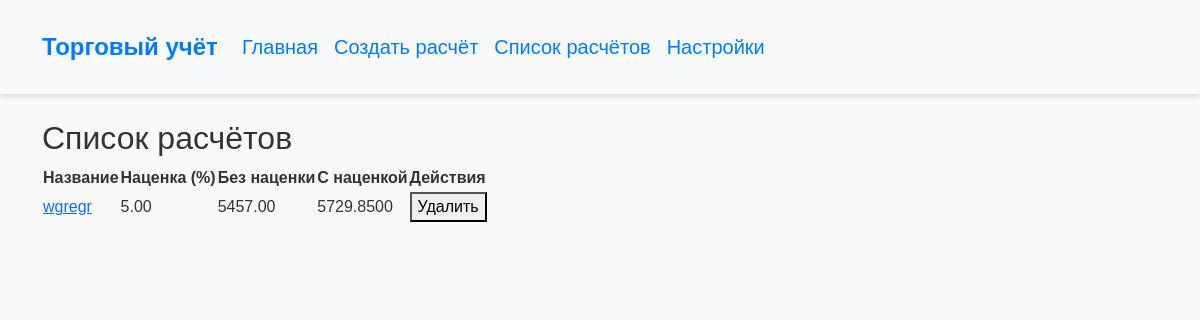
The app's page /calculations/, older data.
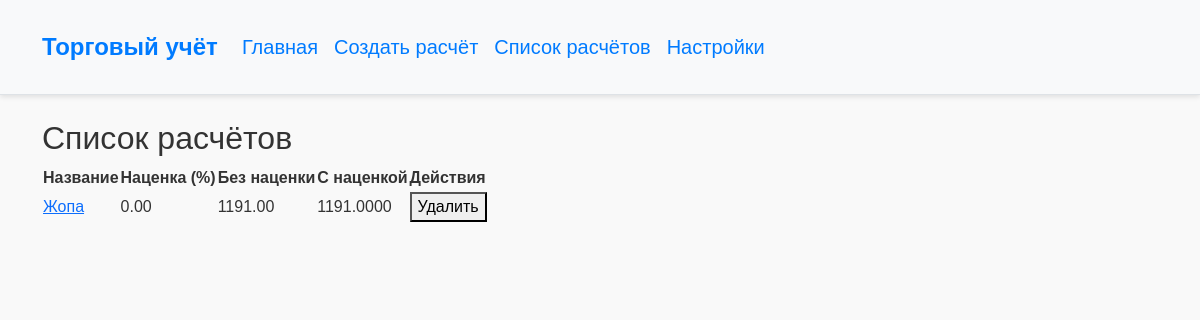
The same page, newer data.
### trades/models.py (models this page shows, shortened)
class Calculation(models.Model):
    title = models.CharField(max_length=255)
    markup = models.DecimalField(max_digits=5, decimal_places=2, default=0)
    created_at = models.DateTimeField(auto_now_add=True)
    def total_price_without_markup(self):
        return sum(item.total_price() for item in self.items.all())
    def total_price_with_markup(self):
        total = self.total_price_without_markup()
        return total + (total * self.markup / 100)

class CalculationItem(models.Model):
    calculation = models.ForeignKey(Calculation, related_name='items', on_delete=models.CASCADE)
    item = models.ForeignKey(Item, on_delete=models.CASCADE)
    quantity = models.PositiveIntegerField(default=1)
    def total_price(self):
        return self.item.price * self.quantity

class Item(models.Model):
    name = models.CharField(max_length=255, unique=True)
    price = models.DecimalField(max_digits=10, decimal_places=2)

### trades/views.py (the view, shortened to what this page needs)
# urls.py: path('calculations/', views.calculations_list, name='calculations_list'),
def calculations_list(request):
    calculations = Calculation.objects.all()
    return render(request, "trades/calculations_list.html", {"calculations": calculations})

### trades/templates/trades/calculations_list.html (shortened to what this page needs)
{% extends 'base.html' %}
{% block content %}
<h2>Список расчётов</h2>
<table>
    <thead>
        <tr>
            <th>Название</th>
            <th>Наценка (%)</th>
            <th>Без наценки</th>
            <th>С наценкой</th>
            <th>Действия</th>
        </tr>
    </thead>
    <tbody>
        {% for calc in calculations %}
        <tr>
            <td><a href="{% url 'calculation_detail' calc.id %}">{{ calc.title }}</a></td>
            <td>{{ calc.markup }}</td>
            <td>{{ calc.total_price_without_markup }}</td>
            <td>{{ calc.total_price_with_markup }}</td>
            <td>
                <form method="post">
                    <button type="submit" name="delete_calc" value="{{ calc.id }}">Удалить</button>
                </form>
            </td>
        </tr>
        {% endfor %}
    </tbody>
</table>
{% endblock %}

### trades/templates/base.html (shortened to what this page needs)
{% load static %}
<!DOCTYPE html>
<html lang="en">
<head>
    <link href="https://cdn.jsdelivr.net/npm/bootstrap@5.3.0-alpha1/dist/css/bootstrap.min.css" rel="stylesheet">
    <link rel="stylesheet" href="{% static 'css/styles.css' %}">
</head>
<body>
<header class="bg-light py-3 mb-4 border-bottom">
    <div class="container">
        <nav class="navbar navbar-expand-lg navbar-light">
            <a class="navbar-brand fs-4 fw-bold" href="{% url 'item_list' %}">Торговый учёт</a>
            <div class="collapse navbar-collapse" id="navbarNav">
                <ul class="navbar-nav">
                    <li class="nav-item"><a class="nav-link fs-5" href="{% url 'item_list' %}">Главная</a></li>
                    <li class="nav-item"><a class="nav-link fs-5" href="{% url 'create_calculation' %}">Создать расчёт</a></li>
                    <li class="nav-item"><a class="nav-link fs-5" href="{% url 'calculations_list' %}">Список расчётов</a></li>
                    <li class="nav-item"><a class="nav-link fs-5" href="{% url 'update_settings' %}">Настройки</a></li>
                </ul>
            </div>
        </nav>
    </div>
</header>
<main class="container">
    {% block content %}{% endblock %}
</main>
</body>
</html>

### trades/static/css/styles.css (style rules this page uses)
body { font-family: 'Arial', sans-serif; background-color: #f9f9f9; color: #333; }
header { background-color: #ffffff; box-shadow: 0px 2px 5px rgba(0, 0, 0, 0.1); }
.navbar-brand { color: #007bff !important; }
.nav-link { color: #007bff !important; transition: color 0.2s ease-in-out; }

Row changes from the older to the newer data that the page shows:
removed Calculation: title "wgregr", markup "5.00", total_price_without_markup "5457.00", total_price_with_markup "5729.8500"
added Calculation: title "Жопа", markup "0.00", total_price_without_markup "1191.00", total_price_with_markup "1191.0000"
